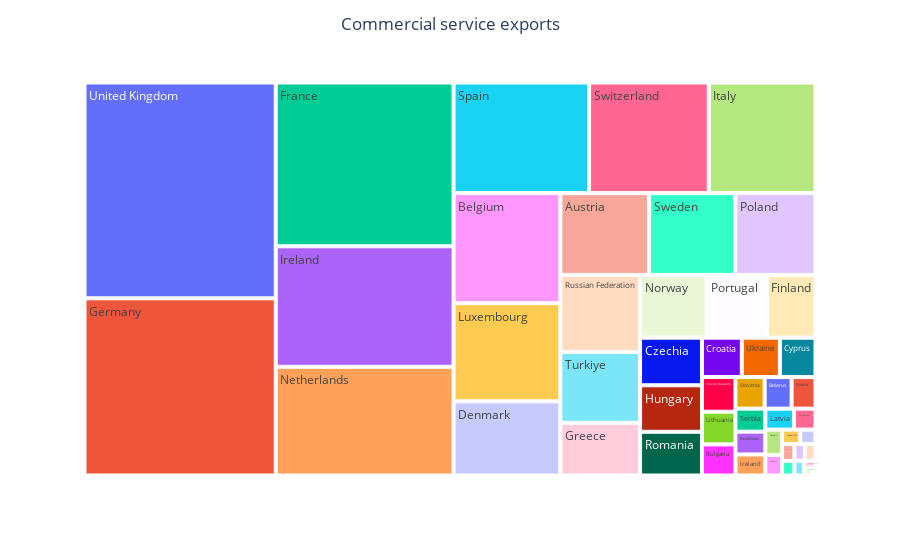

The code cell stored with this chart in its notebook:
### Code cell
# commercialData = wb.data.DataFrame('TX.VAL.SERV.CD.WT', economy= wb.region.members('ECS'), time = range(2000,2019),numericTimeKeys= True,labels= True)
# commercialData.to_csv('WorldBankSets/commercialData.csv')

commercialData = pd.read_csv('WorldBankSets/commercialData.csv')


fig = px.treemap(commercialData,path = ['Country'],values = "2018")
fig.update_layout(title='Commercial service exports',title_x=0.5)
fig.show()

### Figure 1 — Plotly figure (JSON) as saved in the notebook; plotly's stock layout.template omitted (floating-point values rounded to 4 significant figures)
{"data": [{"branchvalues": "total", "domain": {"x": [0, 1], "y": [0, 1]}, "hovertemplate": "labels=%{label}<br>2018=%{value}<br>parent=%{parent}<br>id=%{id}<extra></extra>", "ids": ["Albania", "Andorra", "Armenia", "Austria", "Azerbaijan", "Belarus", "Belgium", "Bosnia and Herzegovina", "Bulgaria", "Channel Islands", "Croatia", "Cyprus", "Czechia", "Denmark", "Estonia", "Faroe Islands", "Finland", "France", "Georgia", "Germany", "Gibraltar", "Greece", "Greenland", "Hungary", "Iceland", "Ireland", "Isle of Man", "Italy", "Kazakhstan", "Kosovo", "Kyrgyz Republic", "Latvia", "Liechtenstein", "Lithuania", "Luxembourg", "Moldova", "Monaco", "Montenegro", "Netherlands", "North Macedonia", "Norway", "Poland", "Portugal", "Romania", "Russian Federation", "San Marino", "Serbia", "Slovak Republic", "Slovenia", "Spain", "Sweden", "Switzerland", "Tajikistan", "Turkiye", "Turkmenistan", "Ukraine", "United Kingdom", "Uzbekistan"], "labels": ["Albania", "Andorra", "Armenia", "Austria", "Azerbaijan", "Belarus", "Belgium", "Bosnia and Herzegovina", "Bulgaria", "Channel Islands", "Croatia", "Cyprus", "Czechia", "Denmark", "Estonia", "Faroe Islands", "Finland", "France", "Georgia", "Germany", "Gibraltar", "Greece", "Greenland", "Hungary", "Iceland", "Ireland", "Isle of Man", "Italy", "Kazakhstan", "Kosovo", "Kyrgyz Republic", "Latvia", "Liechtenstein", "Lithuania", "Luxembourg", "Moldova", "Monaco", "Montenegro", "Netherlands", "North Macedonia", "Norway", "Poland", "Portugal", "Romania", "Russian Federation", "San Marino", "Serbia", "Slovak Republic", "Slovenia", "Spain", "Sweden", "Switzerland", "Tajikistan", "Turkiye", "Turkmenistan", "Ukraine", "United Kingdom", "Uzbekistan"], "name": "", "parents": ["", "", "", "", "", "", "", "", "", "", "", "", "", "", "", "", "", "", "", "", "", "", "", "", "", "", "", "", "", "", "", "", "", "", "", "", "", "", "", "", "", "", "", "", "", "", "", "", "", "", "", "", "", "", "", "", "", ""], "type": "treemap", "values": [3574000000.0, 0, 2158000000.0, 75270000000.0, 4661131000, 8816800000, 121800000000.0, 2299000000.0, 10794300000, 0, 16270000000.0, 14560000000.0, 30560000000.0, 82060000000.0, 7820000000.0, 0, 31570000000.0, 301800000000.0, 4392000000.0, 351100000000.0, 0, 43510000000.0, 0, 29820000000.0, 6519000000.0, 222100000000.0, 0, 122300000000.0, 7070000000.0, 1792000000.0, 813030234, 6235000000.0, 0, 11330000000.0, 108700000000.0, 1445760000, 0, 1832000000.0, 200300000000.0, 1854000000.0, 43300000000.0, 67999000000, 39180000000.0, 28050000000.0, 63623720000, 732500000.0, 7126000000.0, 12010000000.0, 9557000000.0, 155400000000.0, 73040000000.0, 137200000000.0, 237927600, 58563000000, 0, 15536000000, 427700000000.0, 2731000000.0]}], "layout": {"legend": {"tracegroupgap": 0}, "margin": {"t": 60}, "title": {"text": "Commercial service exports", "x": 0.5}}}
